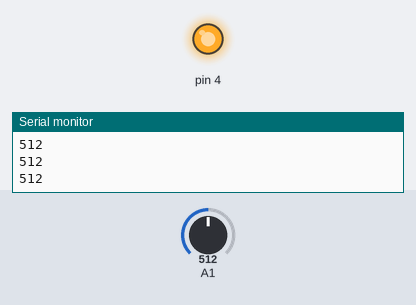
Bench run of a sketch on a simulated Arduino Uno, built with avr-gcc and run on an emulated ATmega328P. On the bench: output pins drawn as LEDs (lit = HIGH), the last lines printed to the serial monitor. Inputs (shaded band) come from the test bench; at power-on: A1 = 512.

Above: at 1.2 s.
1.3 s: A1 set to 162
2.8 s: A1 set to 142
At 3.4 s:
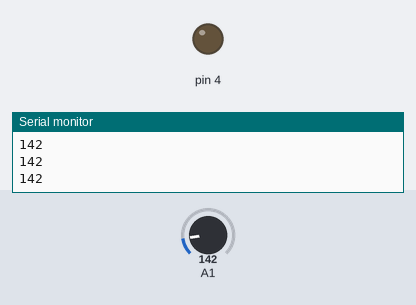
4.3 s: A1 set to 160
At 5.5 s:
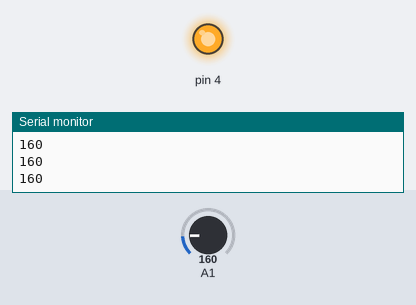
5.8 s: A1 set to 140
At 6.9 s:
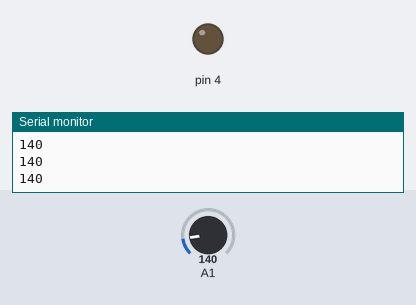
Timing chart, 0 to 8.3 s (numbered marks = the images above; inputs shaded):
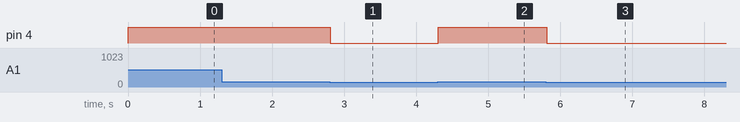

Measured:
- the behaviour switches between 151 and 150 on A1 (found by bisection; images 0 and 1)
- after the input at 2.8 s, pin 4: HIGH → LOW at once
- after the input at 4.3 s, pin 4: LOW → HIGH at once
- after the input at 5.8 s, pin 4: HIGH → LOW at once

The sketch:

Motion_Sense.ino
```cpp
void setup()
{
  // put your setup code here, to run once:
  Serial.begin(9600);
  pinMode(4, OUTPUT);
}

void loop()
{
  // put your main code here, to run repeatedly:
  int reading = analogRead(A1);
  Serial.println(reading);
  if (reading > 150)
  {
    digitalWrite(4, HIGH);
  }else{
    digitalWrite(4, LOW);
  }
}
```
